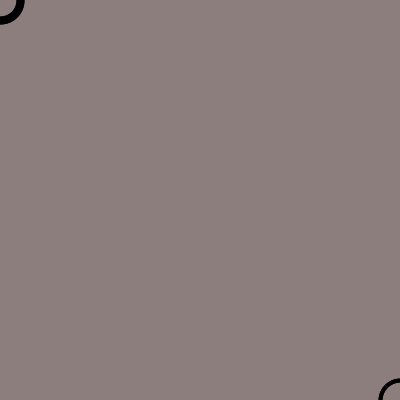
Frame 1 (no input)
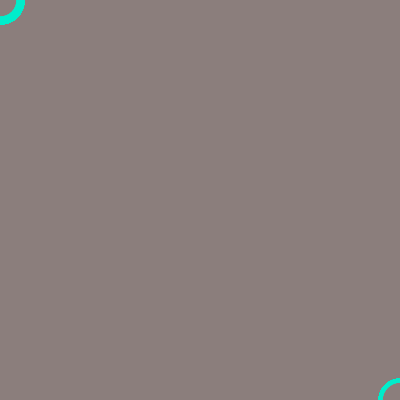
Frame 60 (the mouse pressed at the canvas centre just before this capture)
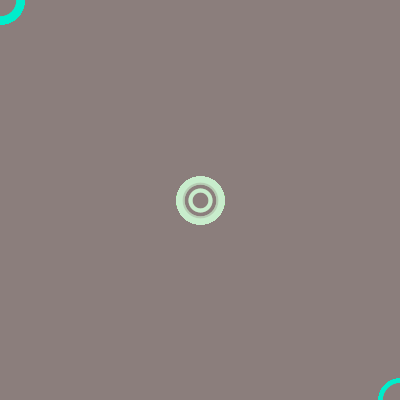
Frame 120 (the mouse held since frame 60 and released just before this capture)

The Processing sketch that drew these frames (run headless with seeded random() and noise(); from frame 60 on, the mouse is pressed at the canvas centre):

// Processing sketch: processing_86612
// ── processing_86612.pde

/* homework 3 sijiaw

      copyright shirley wang 2013 */
      

float x, y, wd, ht;
int counter = 1;

void setup ( )
{
    size ( 400, 400 );
    x  = width;
    y  = height;
    wd = width  * .5;
    ht = height * .5;
    
    background ( 139, 126, 124 );
    
    
}

void draw ( )
{
  
  
   float line1 = map( mouseX, 0, height, 0, 400);
   float line2 = map( mouseY, 0,  width, 0, 400);
   float line3 = map( mouseX, 0, height, 400, 0);
   float line4 = map( mouseY, 0,  width, 400, 0);
   
   fill ( 139, 126, 124, 40 );
   strokeWeight ( 8 );
   ellipse ( line1, line2, width * .1, height * .1);
   ellipse ( line2, line1, width * .1, height * .1);
   strokeWeight ( 4 );
   ellipse ( line3, line4, width * .1, height * .1);
   ellipse ( line4, line3, width * .1, height * .1);
   
   float distX = mouseX - x;
   float distY = mouseY - y;
   
   x = x + distX;
   y = y + distY;
   
   if (counter == 1) {
   stroke ( mouseY, 237, 204 );
   noFill (  );
   }
   
   else if (counter == 2) {
   stroke ( mouseY, 204, 203 );
   noFill (  );
   
   }
   
   if (mousePressed == true) {
   ellipse ( x, y, wd * .1, ht * .1);   
   }

}

void mouseReleased ( ) {
  counter++;
  if (counter == 3) {
      counter = 1;
  }
}
